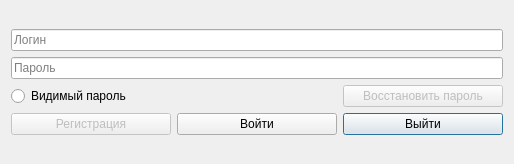
<?xml version="1.0" encoding="UTF-8"?>
<ui version="4.0">
 <class>Login</class>
 <widget class="QDialog" name="Login">
  <property name="geometry">
   <rect>
    <x>0</x>
    <y>0</y>
    <width>514</width>
    <height>164</height>
   </rect>
  </property>
  <property name="sizePolicy">
   <sizepolicy hsizetype="Fixed" vsizetype="Fixed">
    <horstretch>0</horstretch>
    <verstretch>0</verstretch>
   </sizepolicy>
  </property>
  <property name="minimumSize">
   <size>
    <width>514</width>
    <height>164</height>
   </size>
  </property>
  <property name="maximumSize">
   <size>
    <width>514</width>
    <height>164</height>
   </size>
  </property>
  <property name="windowTitle">
   <string>Login</string>
  </property>
  <property name="windowIcon">
   <iconset>
    <normaloff>../../PPOIS_lab_4/gamedata/icons/bimer.jpg</normaloff>../../PPOIS_lab_4/gamedata/icons/bimer.jpg</iconset>
  </property>
  <layout class="QGridLayout" name="gridLayout_2">
   <item row="1" column="0">
    <layout class="QGridLayout" name="gridLayout">
     <item row="5" column="2">
      <widget class="QPushButton" name="exitButton">
       <property name="cursor">
        <cursorShape>PointingHandCursor</cursorShape>
       </property>
       <property name="text">
        <string>Выйти</string>
       </property>
      </widget>
     </item>
     <item row="0" column="0" colspan="3">
      <widget class="QLineEdit" name="userEdit">
       <property name="placeholderText">
        <string>Логин</string>
       </property>
       <property name="clearButtonEnabled">
        <bool>true</bool>
       </property>
      </widget>
     </item>
     <item row="5" column="1">
      <widget class="QPushButton" name="enterButton">
       <property name="cursor">
        <cursorShape>PointingHandCursor</cursorShape>
       </property>
       <property name="text">
        <string>Войти</string>
       </property>
      </widget>
     </item>
     <item row="1" column="0" colspan="3">
      <widget class="QLineEdit" name="passwordEdit">
       <property name="inputMask">
        <string/>
       </property>
       <property name="echoMode">
        <enum>QLineEdit::Password</enum>
       </property>
       <property name="placeholderText">
        <string>Пароль</string>
       </property>
      </widget>
     </item>
     <item row="5" column="0">
      <widget class="QPushButton" name="registrationButton">
       <property name="enabled">
        <bool>false</bool>
       </property>
       <property name="cursor">
        <cursorShape>ForbiddenCursor</cursorShape>
       </property>
       <property name="text">
        <string>Регистрация</string>
       </property>
      </widget>
     </item>
     <item row="4" column="0">
      <widget class="QRadioButton" name="showPasswordButton">
       <property name="text">
        <string>Видимый пароль</string>
       </property>
      </widget>
     </item>
     <item row="4" column="2">
      <widget class="QPushButton" name="restorePasButton">
       <property name="enabled">
        <bool>false</bool>
       </property>
       <property name="cursor">
        <cursorShape>ForbiddenCursor</cursorShape>
       </property>
       <property name="text">
        <string>Восстановить пароль</string>
       </property>
      </widget>
     </item>
    </layout>
   </item>
  </layout>
 </widget>
 <resources/>
 <connections/>
</ui>
